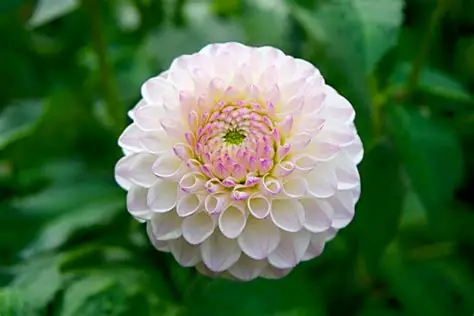
#> input picture example.jpg, 474 x 316 px
$ python project.py   (older library calls are emulated)
#> lines starting #> are read from the running program, lines starting #| are printed output that depends on the picture
#> the answer given: example.jpg
import cv2
import numpy as np
import matplotlib.pyplot as plt
import os

def display_image(title, image):
    plt.figure(figsize=(8,8))
    if len(image.shape) == 2:
        plt.imshow(image, cmap='gray')
    else:
        plt.imshow(cv2.cvtColor(image, cv2.COLOR_BGR2RGB))
    plt.title(title)
    plt.axis('off')
    plt.show()

def interactive_edge_detection(image_path):
#> called with image_path = 'example.jpg'
    image = cv2.imread(image_path)
#> image is the input picture: shape (316, 474, 3); mean B, G, R 68.4, 108.6, 74.8
    if image is None:
        print("Error: Image not found.")
        return
    gray_image = cv2.cvtColor(image, cv2.COLOR_BGR2GRAY)
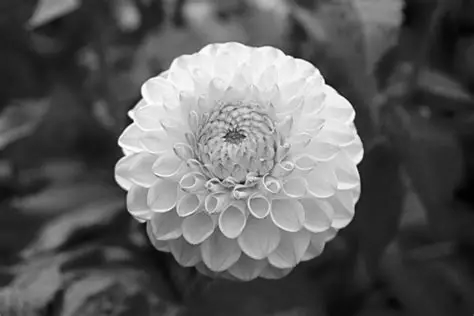
#> gray_image: shape (316, 474); min 0, max 255, mean 93.9
    display_image("Original Grayscale Image", gray_image)
    print("Select an option: ")
    print("1. Sobel Edge Detection")
    print("2. Canny Edge Detection")
    print("3. Laplacian Edge Detection")
    print("4. Gaussian Smoothing")
    print("5. Median Filtering")
    print("6. Exit")
    while True:
        choice = input("Enter your choice from between 1 - 6:  ")
        if choice == "1":
            sobelx = cv2.Sobel(gray_image, cv2.CV_64F, 1, 0, ksize=3)
            sobely = cv2.Sobel(gray_image, cv2.CV_64F, 0, 1, ksize=3)
            combined_sobel = cv2.bitwise_or(np.uint8(np.absolute(sobelx)), np.uint8(np.absolute(sobely)))
            display_image("Sobel Edge Detection", combined_sobel)
        elif choice == "2":
            print("Adjust thresholds for canny (default: 100 and 200)")
            lower_thresh = int(input("Enter lower threshold: "))
            upper_thresh = int(input("Enter upper threshold: "))
            edges = cv2.Canny(gray_image, lower_thresh, upper_thresh)
            display_image("Canny Edge Detection", edges)
        elif choice == "3":
            laplacian = cv2.Laplacian(gray_image, cv2.CV_64F)
            display_image("Laplacian Edge Detection", np.uint8(np.absolute(laplacian)))
        elif choice == "4":
            print("Adjust Kernel size for Gaussian blur (must be odd, default: 5)")
            kernel_size = int(input("Enter kernel size: "))
            blurred = cv2.GaussianBlur(gray_image, (kernel_size, kernel_size), 0)
            display_image("Gaussian Smoothing", blurred)
        elif choice == "5":
            print("Adjust Kernel size for Median filter (must be odd, default: 5)")
            kernel_size = int(input("Enter kernel size: "))
            median_filtered = cv2.medianBlur(gray_image, kernel_size)
            display_image("Median Filtering", median_filtered)
        elif choice == "6":
            print("Exiting the program.")
            break
        else:
            print("Invalid choice. Please select a valid option.")
#> this loop made 6 passes; the answer given on pass 1: 1
#> pass 1, in interactive_edge_detection, `sobelx = cv2.Sobel(gray_image, cv2.CV_64F, 1, 0, ksize=3)`:
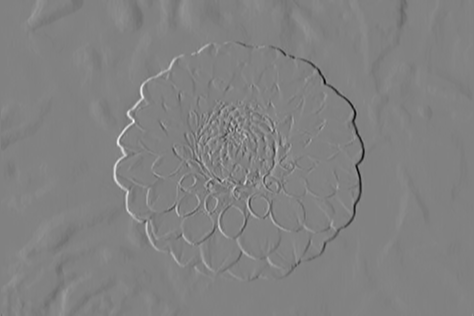
#> sobelx: shape (316, 474) float64; min -871, max 838, mean -0.4; drawn with min black and max white
#> pass 1, in interactive_edge_detection, `sobely = cv2.Sobel(gray_image, cv2.CV_64F, 0, 1, ksize=3)`:
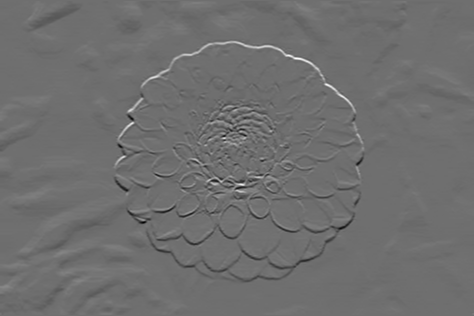
#> sobely: shape (316, 474) float64; min -664, max 859, mean -0.9; drawn with min black and max white
#> pass 1, in interactive_edge_detection, `combined_sobel = cv2.bitwise_or(np.uint8(np.absolute(sobelx)), np.uint..`:
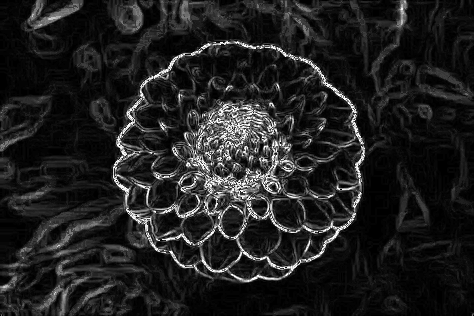
#> combined_sobel: shape (316, 474); min 0, max 255, mean 32.7

if __name__ == "__main__":
    image_path = input("Enter the path to the image file: ")
#> (the run stopped early here; a loop or call above may not have finished)
